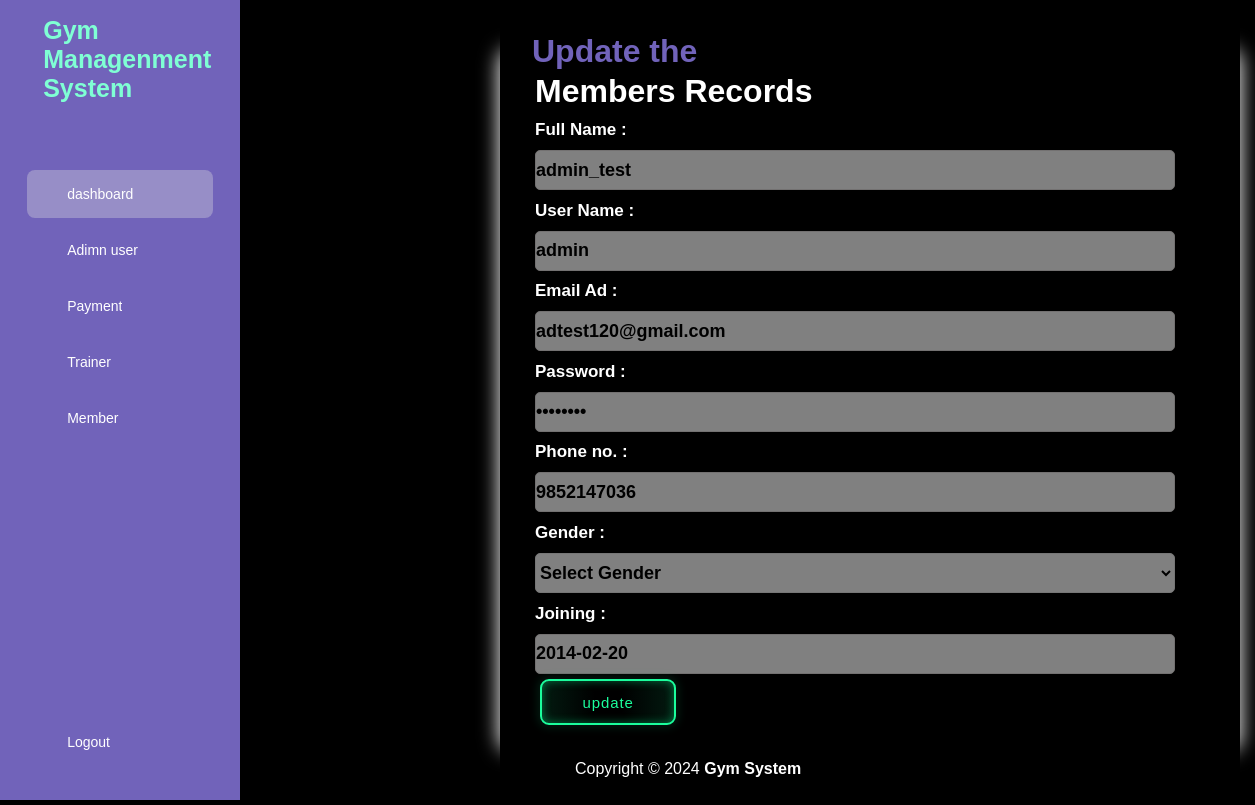
The page /adminpage/update_member.php?name=admin_test (signed in) on the database its author committed.
### tables this page shows
CREATE TABLE `tblgym` (
  `fname` varchar(50) DEFAULT NULL,
  `username` varchar(20) NOT NULL,
  `email` varchar(50) DEFAULT NULL,
  `pass` varchar(30) DEFAULT NULL,
  `phone` varchar(10) DEFAULT NULL,
  `gender` varchar(8) DEFAULT NULL,
  `jdate` varchar(20) DEFAULT NULL
);

### adminpage/update_member.php (the view, shortened to what this page needs)
<!DOCTYPE html>
<html lang="en">
<head>
    <link rel="stylesheet" href="style.css">
    <link rel="stylesheet" href="main_sign.css">
    <link rel="stylesheet" href="demo.css">
</head>
<body><?php include "navbar.php"; ?>
    <div class="container">
        <div class="table1">
            <h1 class="title"> Update the </h1>
            <div class="t-contect">
                <h1>Members Records</h1>
                <?php
                include "connection.php";
                $user_name = $_GET['name'];
                $sql = "select * from tblgym where fname='$user_name'";
                $result = mysqli_query($conn, $sql);
                while ($row = mysqli_fetch_assoc($result)) {
                ?>
                    <form action="update_member.php" method="post">
                        <p>
                            <label for="fname" class="name">Full Name :</label><br>
                            <input type="text" value="<?php echo $row['fname']; ?>"  name="name">
                        </p>
                        <p>
                            <label for="fname" class="name">User Name :</label><br>
                            <input type="text" value="<?php echo $row['username']; ?>" name="uname">
                        </p>
                        <p>
                            <label for="email" class="name">Email Ad : </label> <br>
                            <input type="email" value="<?php echo $row['email']; ?>"  name="email">
                        </p>
                        <p>
                            <label for="pass" class="name">Password :</label><br>
                            <input type="password" value="<?php echo $row['pass']; ?>" name="pass">
                        </p>
                        <p>
                            <label for="phone" class="name">Phone no. :</label> <br>
                            <input type="number" value="<?php echo $row['phone']; ?>" name="pn">
                        </p>
                        <p>
                            <label for="gender" id="gen" class="name">Gender :</label><br>
                            <select name="gender" id="select" placeholder="" >
                                <option disabled selected>Select Gender</option>
                            </select>
                        </p>
                        <p>
                    <label for="mem"  class="name">Joining :</label> <br>
                    <input type="text" value="<?php  echo $row['jdate'];?>" name="jdate">
                            </p>
                            <p>
                                <button type="submit" class="btn" value="" name="update">update</button>
                            </p>
                    </form>
                <?php
                }
                include "footer.php";
                ?>
            </div>
        </div>
    </div>
</body>
</html>

### adminpage/style.css (style rules this page uses)
* { margin: 0; padding: 0; outline: none; box-sizing: border-box; font-family: "poppins", sans-serif; }
body { display: flex; background: #7878788f; }
.title { color: rgba(113, 99, 186, 255); }
.container { height: 600px; background: #ffffff; margin: 10px 0 0 260px; position: relative; border-radius: 12px; }
.table1 { background: #ebe9e9; margin-top: 1rem; border-radius: 10px; padding: 2rem; }
.t-contect { width:100% ; padding: 3px; }
.btn { font-size: 15px; padding: 4px; }
.btn { padding: 10px 20px; border: none; border-radius: 4px; cursor: pointer; font-size: 16px; margin: 5px; }

### adminpage/main_sign.css (style rules this page uses)
body { background-color: #000000; color: #fff; font-family: 'Arial'; }
.title { font-family: 'Arial'; }
form { line-height: 40px; }
#select { height: 40px; width: 640px; border-radius: 5px; font-size: 18px; font-family: 'Arial'; font-weight: bold; position: relative; background: rgba(255, 255, 255, 0.5); z-index: 1; }
label { font-size: 17px; font-weight: 600; position: relative; z-index: 1; }
input { height: 40px; width: 640px; background: rgba(255, 255, 255, 0.5); position: relative; z-index: 1; margin-right: 30px; font-size: 18px; border: 1px solid rgb(115, 113, 113); border-radius: 5px; font-family: 'Arial'; font-weight: bold; }
input::placeholder { padding: 10px; color: #000000; }
.btn { position: relative; z-index: 1; --green: #1BFD9C; font-size: 15px; padding: 0.7em 2.7em; letter-spacing: 0.06em; position: relative; font-family: inherit; border-radius: 0.6em; overflow: hidden; transition: all 0.3s; line-height: 1.4em; border: 2px solid var(--green); background: linear-gradient(to right, rgba(27, 253, 156, 0.1) 1%, transparent 40%, transparent 60%, rgba(27, 253, 156, 0.1) 100%); color: var(--green); box-shadow: inset 0 0 10px rgba(0, 255, 145, 0.4), 0 0 9px 3px rgba(27, 253, 156, 0.1); }
.btn:before { content: ""; position: absolute; left: -4em; width: 4em; height: 100%; top: 0; transition: transform .4s ease-in-out; background: linear-gradient(to right, transparent 1%, rgba(27, 253, 156, 0.1) 40%, rgba(27, 253, 156, 0.1) 60%, transparent 100%); }

### adminpage/demo.css (style rules this page uses)
.container { display: flex; justify-content: center; align-items: center; margin: 50px 0 0 500px; background: #000; box-shadow: 0 0 20px 0.4px #fff; animation: img 5s ease-in-out 0s infinite alternate; transition: all 5s cubic-bezier(0.1, 0.6, 1, 1); height: 700px; }
.table1 { background: #000; }

### rows shown on the page
tblgym: name "admin_test", uname "admin", email "adtest120@gmail.com", pn "9852147036", jdate "2014-02-20"
